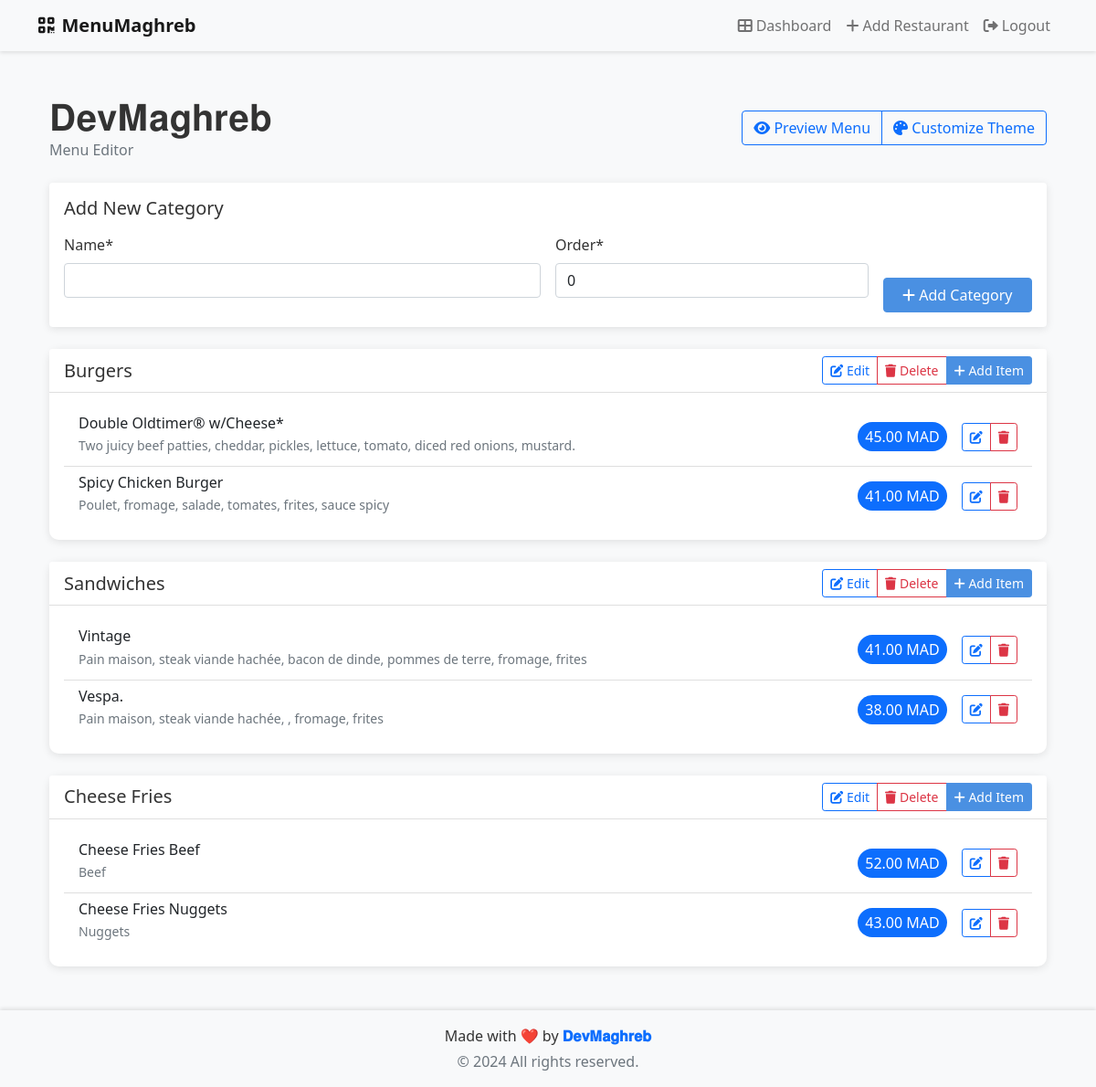
The app's page /restaurant/4/menu/edit/ (signed in) with its own data.
### restaurants/models.py (models this page shows, shortened)
class Restaurant(models.Model):
    owner = models.ForeignKey(User, on_delete=models.CASCADE)
    name = models.CharField(max_length=100)
    description = models.TextField(blank=True)
    address = models.TextField()
    phone = models.CharField(max_length=20)
    email = models.EmailField(blank=True, null=True)
    logo = CloudinaryField('logo', folder='restaurant_logos', blank=True, null=True)
    cover_image = CloudinaryField('cover_image', folder='restaurant_covers', blank=True, null=True)
    qr_code = CloudinaryField('qr_code', folder='restaurant_qr_codes', blank=True, null=True)
    created_at = models.DateTimeField(auto_now_add=True)
    updated_at = models.DateTimeField(auto_now=True)
    primary_color = models.CharField(max_length=7, default='#007bff')
    secondary_color = models.CharField(max_length=7, default='#6c757d')
    background_color = models.CharField(max_length=7, default='#ffffff')
    text_color = models.CharField(max_length=7, default='#212529')
    accent_color = models.CharField(max_length=7, default='#17a2b8')
    font_family = models.CharField(
        max_length=50,
        choices=[
            ('Roboto', 'Roboto'),
            ('Open Sans', 'Open Sans'),
            ('Lato', 'Lato'),
            ('Poppins', 'Poppins'),
            ('Montserrat', 'Montserrat'),
        ],
        default='Roboto'
    )
    menu_style = models.CharField(
        max_length=20,
        choices=[
            ('modern', 'Modern Grid'),
            ('classic', 'Classic List'),
            ('elegant', 'Elegant Cards'),
            ('minimal', 'Minimal'),
        ],
        default='modern'
    )

class MenuCategory(models.Model):
    restaurant = models.ForeignKey(Restaurant, on_delete=models.CASCADE, related_name='categories')
    name = models.CharField(max_length=100)
    order = models.IntegerField(default=0)
    class Meta:
        ordering = ['order']
        verbose_name_plural = 'Menu Categories'

class MenuItem(models.Model):
    category = models.ForeignKey(MenuCategory, related_name='items', on_delete=models.CASCADE)
    name = models.CharField(max_length=100)
    description = models.TextField(blank=True)
    price = models.DecimalField(max_digits=10, decimal_places=2)
    image = CloudinaryField('image', folder='menu_items', blank=True, null=True)
    is_available = models.BooleanField(default=True)
    order = models.IntegerField(default=0)
    is_vegetarian = models.BooleanField(default=False)
    is_vegan = models.BooleanField(default=False)
    is_gluten_free = models.BooleanField(default=False)
    created_at = models.DateTimeField(default=timezone.now)
    updated_at = models.DateTimeField(auto_now=True)
    class Meta:
        ordering = ['order', 'name']

### restaurants/views.py (the view)
# urls.py: path('restaurant/<int:restaurant_id>/menu/edit/', login_required(views.restaurant_menu_edit), name='restaurant_menu_edit'),
@login_required
def restaurant_menu_edit(request, restaurant_id):
    restaurant = get_object_or_404(Restaurant, id=restaurant_id)
    if restaurant.owner != request.user:
        raise PermissionDenied("You don't have permission to edit this restaurant's menu.")
    categories = restaurant.categories.all().prefetch_related('items').order_by('order')
    if request.method == 'POST':
        category_form = MenuCategoryForm(request.POST)
        if category_form.is_valid():
            category = category_form.save(commit=False)
            category.restaurant = restaurant
            category.save()
            messages.success(request, 'Category added successfully!')
            return redirect('restaurant_menu_edit', restaurant_id=restaurant_id)
    else:
        category_form = MenuCategoryForm()
    context = {
        'restaurant': restaurant,
        'categories': categories,
        'category_form': category_form,
        'subscription': request.user.subscription
    }
    return render(request, 'restaurants/restaurant_menu_edit.html', context)

### restaurants/forms.py
class MenuCategoryForm(forms.ModelForm):
    class Meta:
        model = MenuCategory
        fields = ['name', 'order']
        widgets = {
            'order': forms.NumberInput(attrs={'min': 0})
        }

### restaurants/templates/restaurants/restaurant_menu_edit.html (shortened to what this page needs)
{% extends 'base.html' %}
{% load static %}
{% load crispy_forms_tags %}
{% block content %}
<div class="container py-4">
    <div class="d-flex justify-content-between align-items-center mb-4">
        <div>
            <h1 class="mb-0">{{ restaurant.name }}</h1>
            <p class="text-muted mb-0">Menu Editor</p>
        </div>
        <div class="btn-group">
            <a href="{% url 'menu_view' restaurant.id %}" class="btn btn-outline-primary" target="_blank">
                <i class="fas fa-eye"></i> Preview Menu
            </a>
            <a href="{% url 'theme_customize' restaurant.id %}" class="btn btn-outline-primary">
                <i class="fas fa-palette"></i> Customize Theme
            </a>
        </div>
    </div>
    <div class="card mb-4">
        <div class="card-body">
            <h5 class="card-title mb-3">Add New Category</h5>
            <form method="post" class="row g-3">
                <div class="col-md-6">
                    {{ category_form.name|as_crispy_field }}
                </div>
                <div class="col-md-4">
                    {{ category_form.order|as_crispy_field }}
                </div>
                <div class="col-md-2 d-flex align-items-end">
                    <button type="submit" class="btn btn-primary w-100">
                        <i class="fas fa-plus"></i> Add Category
                    </button>
                </div>
            </form>
        </div>
    </div>
    {% if categories %}
    <div class="row row-cols-1 g-4">
        {% for category in categories %}
        <div class="col">
            <div class="card category-card">
                <div class="card-header bg-white">
                    <div class="d-flex justify-content-between align-items-center">
                        <h5 class="mb-0">{{ category.name }}</h5>
                        <div class="btn-group">
                            <a href="{% url 'category_edit' restaurant.id category.id %}" class="btn btn-sm btn-outline-primary">
                                <i class="fas fa-edit"></i> Edit
                            </a>
                            <button type="button" class="btn btn-sm btn-outline-danger" data-bs-toggle="modal" data-bs-target="#deleteCategoryModal{{ category.id }}">
                                <i class="fas fa-trash"></i> Delete
                            </button>
                            <a href="{% url 'item_create' restaurant.id %}?category={{ category.id }}" class="btn btn-sm btn-primary">
                                <i class="fas fa-plus"></i> Add Item
                            </a>
                        </div>
                    </div>
                </div>
                <div class="card-body">
                    {% if category.items.all %}
                    <div class="list-group list-group-flush">
                        {% for item in category.items.all %}
                        <div class="list-group-item menu-item">
                            <div class="d-flex justify-content-between align-items-center">
                                <div>
                                    <h6 class="mb-1">{{ item.name }}</h6>
                                    {% if item.description %}
                                    <p class="mb-1 text-muted small">{{ item.description }}</p>
                                    {% endif %}
                                </div>
                                <div class="d-flex align-items-center gap-3">
                                    <span class="price-badge">{{ item.price }} MAD</span>
                                    <div class="btn-group">
                                        <a href="{% url 'item_edit' restaurant.id item.id %}" class="btn btn-sm btn-outline-primary">
                                            <i class="fas fa-edit"></i>
                                        </a>
                                        <button type="button" class="btn btn-sm btn-outline-danger" data-bs-toggle="modal" data-bs-target="#deleteItemModal{{ item.id }}">
                                            <i class="fas fa-trash"></i>
                                        </button>
                                    </div>
                                </div>
                            </div>
                        </div>
                        {% endfor %}
                    </div>
                    {% endif %}
                </div>
            </div>
        </div>
        {% endfor %}
    </div>
    {% endif %}
</div>
{% endblock %}

### templates/base.html (style rules this page uses)
:root { --primary-color: #4a90e2; --secondary-color: #f5a623; --text-color: #333; --bg-color: #f8f9fa; }
body { font-family: 'Segoe UI', system-ui, -apple-system, sans-serif; color: var(--text-color); background-color: var(--bg-color); }
.btn-primary { background-color: var(--primary-color); border-color: var(--primary-color); }
.card { border: none; box-shadow: 0 2px 10px rgba(0,0,0,0.1); transition: transform 0.2s; }

### restaurants/templates/restaurants/restaurant_menu_edit.html (style rules this page uses)
.category-card { border-radius: 10px; transition: all 0.3s ease; }
.menu-item { border-left: 3px solid transparent; transition: all 0.2s ease; }
.price-badge { background: var(--bs-primary); color: white; padding: 0.25rem 0.5rem; border-radius: 20px; font-weight: 500; }

### records on screen
Restaurant: name "𝐃𝐞𝐯𝐌𝐚𝐠𝐡𝐫𝐞𝐛"
MenuCategory: name "Burgers"
MenuItem: name "Double Oldtimer® w/Cheese*", description "Two juicy beef patties, cheddar, pickles, lettuce, tomato, diced red onions, mustard.", price "45.00"
MenuItem: name "Spicy Chicken Burger", description "Poulet, fromage, salade, tomates, frites, sauce spicy", price "41.00"
MenuCategory: name "Sandwiches"
MenuItem: name "Vintage", description "Pain maison, steak viande hachée, bacon de dinde, pommes de terre, fromage, frites", price "41.00"
MenuItem: name "Vespa.", description "Pain maison, steak viande hachée, , fromage, frites", price "38.00"
MenuCategory: name "Cheese Fries"
MenuItem: name "Cheese Fries Beef", description "Beef", price "52.00"
MenuItem: name "Cheese Fries Nuggets", description "Nuggets", price "43.00"
